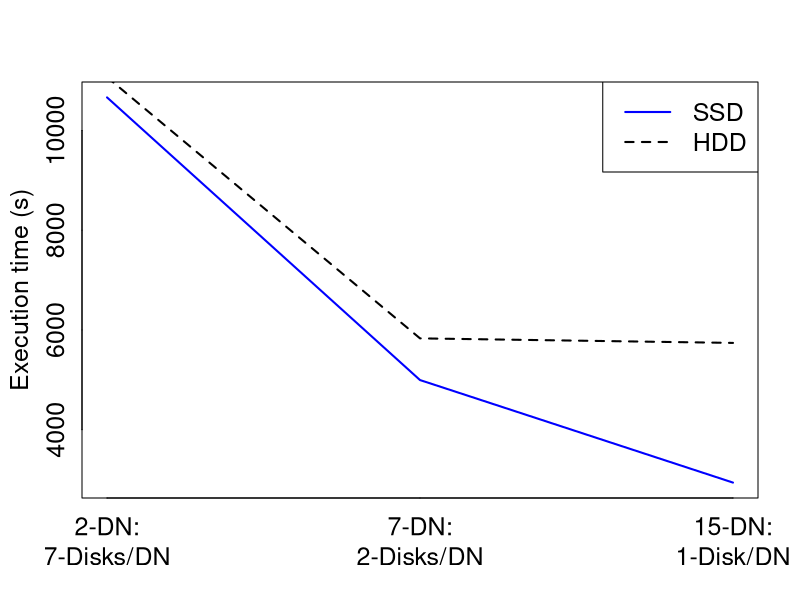

This chart was generated by the following R code:
##Where the file is saved
pdf("/home/hadoop/rough/MyGITProjects/PGA_EvaluationArchitecturePaper/Evaluation-architectures-for-big-data/CameraReady/Figure/PerormanceData/Plots/SSDHDDDiffNode.pdf")

#Read data from CSV
data <- read.csv(file="SSDHDDDiffNode.csv",head=TRUE,sep=",")

x <- 1:length(data$SSD)

lt <- c(1,2)

plot(x, data$SSD, type='l', col='blue', lwd=2, lty=lt[1], ann=F, xaxt='n', yaxt='n')
lines(x, data$HDD, col='black', lwd=2, lty=lt[2])
axis(1,at=c(1,2,3), labels=c("2-DN:\n7-Disks/DN", "7-DN:\n2-Disks/DN", "15-DN:\n1-Disk/DN"), cex.axis=1.5, tck=0, padj=.65)
axis(2,cex.axis=1.5, tck=0, padj=.35)
title(xlab="", cex.lab=1.3)
title(ylab="Execution time (s)", cex.lab=1.5, mgp=c(2.5,1,1))
legend("topright", c("SSD", "HDD"), col=c("blue","black"), lwd=c(2,2), lty=lt, cex=1.5)
dev.off()
